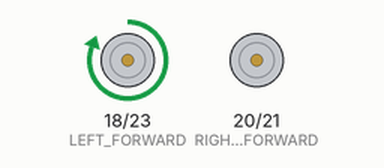
Bench run of a program on a simulated Raspberry Pi (BCM pin numbers). Parts: motor-driver pin pairs drawn as motors (green arrow = first pin HIGH = forward, orange = second pin HIGH = backward, longer = more drive, scaled by the enable pin). What the program prints to the terminal is not drawn.

Above: at 1.8 s.
At 6.3 s:
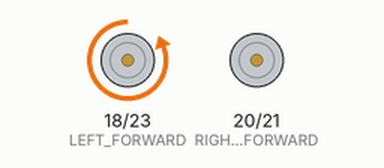
At 10.9 s:
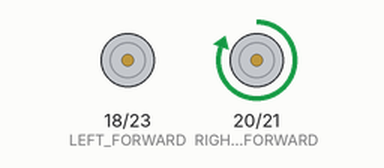
At 18.8 s:
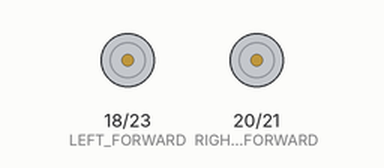
Timing chart, 0 to 26.5 s (numbered marks = the images above):
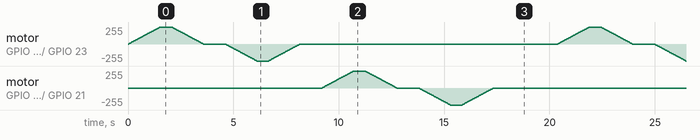

The program:

pwm_cycle_test.py
```python
#!/usr/bin/env python3
"""
PWM Motor Cycle Test - Hardware PWM Speed Control
Tests motor speed control from 0-100% in both directions
Uses hardware PWM pins for smooth speed control
"""

import RPi.GPIO as GPIO
import time

print("=== PWM Motor Cycle Test ===")
print("This will cycle motors through:")
print("1. Forward: 0% → 100% → 0%")
print("2. Reverse: 0% → 100% → 0%")
print("3. Repeat for both motors")
print()

# Updated GPIO Pin Assignments (using hardware PWM)
# Left Motor
LEFT_FORWARD = 18   # IN1 (direction)
LEFT_REVERSE = 23   # IN2 (direction)
LEFT_ENABLE = 19    # ENA1 (Hardware PWM speed)

# Right Motor
RIGHT_FORWARD = 20  # IN3 (direction)
RIGHT_REVERSE = 21  # IN4 (direction)
RIGHT_ENABLE = 12   # ENA2 (Hardware PWM speed)

print("Updated GPIO Wiring:")
print(f"Left Motor:  IN1=GPIO{LEFT_FORWARD} (Pin 12), IN2=GPIO{LEFT_REVERSE} (Pin 16), ENA1=GPIO{LEFT_ENABLE} (Pin 35)")
print(f"Right Motor: IN3=GPIO{RIGHT_FORWARD} (Pin 38), IN4=GPIO{RIGHT_REVERSE} (Pin 40), ENA2=GPIO{RIGHT_ENABLE} (Pin 32)")
print("IMPORTANT: You'll need to rewire ENA pins to use hardware PWM pins!")
print()

# Setup GPIO
GPIO.setmode(GPIO.BCM)
GPIO.setup([LEFT_FORWARD, LEFT_REVERSE, LEFT_ENABLE, RIGHT_FORWARD, RIGHT_REVERSE, RIGHT_ENABLE], GPIO.OUT)

# Create hardware PWM objects
left_pwm = GPIO.PWM(LEFT_ENABLE, 1000)   # 1kHz frequency
right_pwm = GPIO.PWM(RIGHT_ENABLE, 1000) # 1kHz frequency

# Start PWM at 0%
left_pwm.start(0)
right_pwm.start(0)

def set_motor_direction(motor, direction):
    """Set motor direction: 'forward', 'reverse', or 'stop'"""
    if motor == 'left':
        if direction == 'forward':
            GPIO.output(LEFT_FORWARD, GPIO.HIGH)
            GPIO.output(LEFT_REVERSE, GPIO.LOW)
        elif direction == 'reverse':
            GPIO.output(LEFT_FORWARD, GPIO.LOW)
            GPIO.output(LEFT_REVERSE, GPIO.HIGH)
        else:  # stop
            GPIO.output(LEFT_FORWARD, GPIO.LOW)
            GPIO.output(LEFT_REVERSE, GPIO.LOW)

    elif motor == 'right':
        if direction == 'forward':
            GPIO.output(RIGHT_FORWARD, GPIO.HIGH)
            GPIO.output(RIGHT_REVERSE, GPIO.LOW)
        elif direction == 'reverse':
            GPIO.output(RIGHT_FORWARD, GPIO.LOW)
            GPIO.output(RIGHT_REVERSE, GPIO.HIGH)
        else:  # stop
            GPIO.output(RIGHT_FORWARD, GPIO.LOW)
            GPIO.output(RIGHT_REVERSE, GPIO.LOW)

def cycle_motor_speed(motor, direction, duration=5):
    """Cycle motor speed from 0% → 100% → 0% over duration seconds"""
    print(f"  {motor.upper()} motor {direction}: 0% → 100% → 0%")

    # Set direction
    set_motor_direction(motor, direction)

    # Ramp up 0% → 100%
    for speed in range(0, 101, 2):
        if motor == 'left':
            left_pwm.ChangeDutyCycle(speed)
        else:
            right_pwm.ChangeDutyCycle(speed)
        print(f"    {motor} {direction}: {speed}%", end='\r')
        time.sleep(duration / 100)

    time.sleep(0.5)  # Hold at 100% briefly

    # Ramp down 100% → 0%
    for speed in range(100, -1, -2):
        if motor == 'left':
            left_pwm.ChangeDutyCycle(speed)
        else:
            right_pwm.ChangeDutyCycle(speed)
        print(f"    {motor} {direction}: {speed}%", end='\r')
        time.sleep(duration / 100)

    print(f"    {motor} {direction}: Complete      ")

    # Stop direction
    set_motor_direction(motor, 'stop')
    time.sleep(1)

print("Starting motor cycle test...")
print("Press Ctrl+C to stop at any time")
print()

try:
    cycle = 1
    while True:
        print(f"=== CYCLE {cycle} ===")

        # Test Left Motor
        print("Testing LEFT motor:")
        cycle_motor_speed('left', 'forward', 3)
        cycle_motor_speed('left', 'reverse', 3)

        # Test Right Motor
        print("Testing RIGHT motor:")
        cycle_motor_speed('right', 'forward', 3)
        cycle_motor_speed('right', 'reverse', 3)

        print(f"Cycle {cycle} complete. Waiting 2 seconds...\n")
        time.sleep(2)
        cycle += 1

except KeyboardInterrupt:
    print("\nStopping PWM test...")

    # Clean shutdown
    left_pwm.stop()
    right_pwm.stop()
    GPIO.cleanup()
    print("GPIO cleaned up. Test complete.")
```
